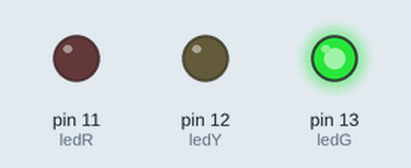
Recording of a sketch running on a simulated Arduino Uno, built with avr-gcc and run on an emulated ATmega328P. On the bench: output pins drawn as LEDs (lit = HIGH).

Above: at 0.7 s.
At 2.2 s:
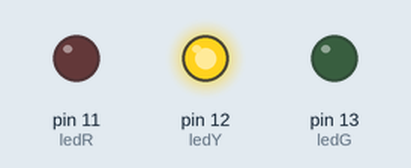
At 3.7 s:
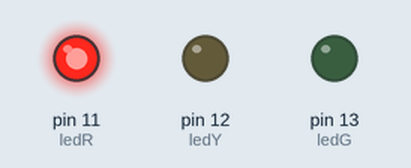
Timing chart, 0 to 5.9 s (numbered marks = the images above):
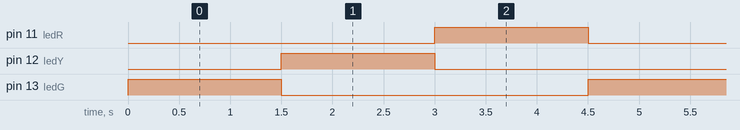

The sketch:

projeto-sem_foro.ino
```cpp
int ledG = 13; //Green-->Verde
int ledY = 12; //Yellow-->Amarelo
int ledR = 11; //Red-->vermelho

void setup() {
  pinMode(ledG, OUTPUT);
  pinMode(ledY, OUTPUT);
  pinMode(ledR, OUTPUT);
}

void loop()
  {
  digitalWrite(ledG, HIGH);
  delay(1500);
  digitalWrite(ledG, LOW);
  digitalWrite(ledY, HIGH);
  delay(1500);
  digitalWrite(ledY, LOW);
  digitalWrite(ledR, HIGH);
  delay(1500);
  digitalWrite(ledR, LOW);
 }
```

Measured:
- by itself, pin 11 (ledR), pin 12 (ledY), pin 13 (ledG): alternates HIGH for 1.5 s and LOW for 3.0 s
- by itself, everything shown: repeats every 4.5 s, in 4 steps
